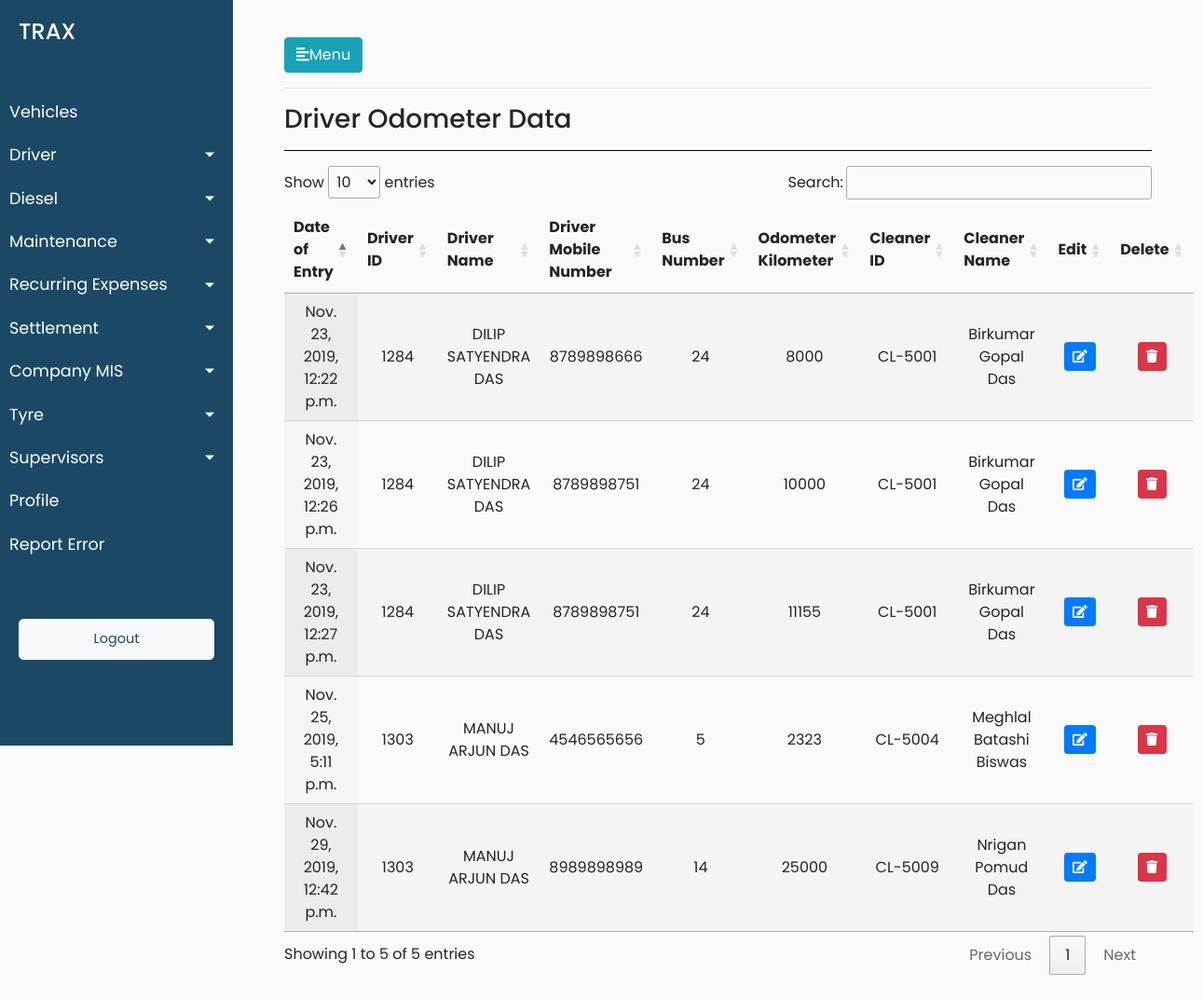
/driver/driver_odometer (signed in), run on the app's committed database.
### trax_vehicle_manager_data/models.py (models this page shows, shortened)
class Drivers_Odometer_Data(models.Model):
        drivers_odometer_data_date_of_entry = models.DateTimeField(default=timezone.now)
        drivers_odometer_data_driver_id = models.ForeignKey(Drivers, on_delete = models.CASCADE)
        drivers_odometer_data_mobile_number = models.CharField(max_length=12,blank=True)
        drivers_odometer_data_vehicle_number = models.ForeignKey(Vehicles, on_delete = models.CASCADE,blank=True, null=True)
        drivers_odometer_data_odometer_kilometer = models.CharField(max_length=12,blank=True)
        drivers_odometer_data_cleaner_id = models.ForeignKey(Cleaners, on_delete = models.CASCADE,blank=True, null=True)
        class Meta:
                verbose_name_plural = "Drivers Odometer List"
                verbose_name = "Driver's Odometer"

class Drivers(models.Model):
        driver_reference_no = models.IntegerField()
        driver_driver_name = models.CharField(max_length=264,default="")
        driver_vehicle_short_number = models.CharField(max_length=12,blank=True)
        driver_vehicle_number = models.CharField(max_length=12,blank=True)
        driver_vehicle_type = models.CharField(max_length=264,blank=True)
        vehicle_type_of_module = models.CharField(max_length=264,blank=True)
        driver_joining_date = models.DateTimeField(default=timezone.now)
        driver_license_number = models.CharField(max_length=264,blank=True)
        driver_aadhar_number = models.CharField(max_length=264,blank=True,default="")
        driver_contact_number = models.CharField(max_length=264,blank=True,default="")
        driver_pan_number = models.CharField(max_length=264,blank=True,default="")
        driver_address_proof = models.CharField(max_length=264,blank=True,default="")
        driver_photoid_proof = models.CharField(max_length=264,blank=True,default="")
        driver_driver_bank_name = models.CharField(max_length=264,default="")
        driver_bank_name = models.CharField(max_length=264,blank=True,default="")
        driver_bank_account_number = models.CharField(max_length=264,blank=True)
        driver_ban_ifsc_code = models.CharField(max_length=264,blank=True,default="")
        driver_bank_branch = models.CharField(max_length=264,blank=True,default="")
        driver_alternate_contact_number=models.CharField(max_length=264,blank=True,default="")
        driver_license_residence_address=models.CharField(max_length=264,blank=True,default="")
        driver_aadhar_card_residence_address=models.CharField(max_length=264,blank=True,default="")
        driver_years_of_experience = models.CharField(max_length=264,blank=True,default="")
        driver_last_employer_name = models.CharField(max_length=264,blank=True,default="")
        driver_years_with_kruze_or_aaron = models.CharField(max_length=264,blank=True,default="")
        def __str__(self):
                return str(self.driver_reference_no)

class Vehicles(models.Model):
        vehicle_ownership_choices = (('ATPL','ATPL'),('AT','AT'),('CT','CT'))
        vehicle_ownership_name = models.CharField(choices=vehicle_ownership_choices,max_length=900,default="AT")
        vehicle_id = models.CharField(max_length=900,blank=True)
        vehicle_number = models.CharField(max_length=900,blank=True)
        vehicle_card_number = models.CharField(max_length=900,blank=True)
        vehicle_seating_capacity = models.CharField(max_length=900,blank=True)
        minimum_average = models.CharField(max_length=900,blank=True)
        incremental_average = models.CharField(max_length=900,blank=True)
        vehicle_current_status = models.CharField(max_length=900,blank=True)
        vehicle_buying_date = models.DateTimeField(blank=True)
        vehicle_type = models.CharField(max_length=900,blank=True)
        vehicle_ownership = models.CharField(max_length=900,blank=True)
        vehicle_ownership_details = models.CharField(max_length=900,blank=True)
        vehicle_manufacturer = models.CharField(max_length=900,blank=True)
        vehicle_registered_number = models.CharField(max_length=900,blank=True)
        driver_id = models.ForeignKey(Drivers, on_delete = models.CASCADE)
        cleaner_id = models.ForeignKey(Cleaners, on_delete = models.CASCADE)
        def __str__(self):
            return str(self.pk)
        class Meta:
                verbose_name_plural = "Vehicles Master List"
                verbose_name = "Vehicle"

class Cleaners(models.Model):
    cleaner_Id = models.CharField(max_length=900,blank=True)
    cleaner_Name = models.CharField(max_length=900,blank=True)
    cleaner_Age = models.CharField(max_length=900,blank=True)
    cleaner_License_Number = models.CharField(max_length=900,blank=True)
    cleaner_Address = models.CharField(max_length=900,blank=True)
    cleaner_Contact_Number = models.CharField(max_length=900,blank=True)
    cleaner_Salary = models.CharField(max_length=900,blank=True)
    cleaner_joining_date = models.DateTimeField(blank=True)
    cleaner_aadhar_number = models.CharField(max_length=900,blank=True)
    cleaner_pan_number = models.CharField(max_length=900,blank=True)
    cleaner_alternate_contact_number = models.CharField(max_length=900,blank=True)
    cleaner_address_proof = models.CharField(max_length=900,blank=True)
    cleaner_photo_id_proof = models.CharField(max_length=900,blank=True)
    class Meta:
        verbose_name_plural = "Cleaners Master List"
        verbose_name = "Cleaner"

### trax_vehicle_manager_data/views.py (the view)
# urls.py: path('driver/driver_odometer',views.driver_odometer,name='driver_odometer'),
@login_required(login_url='/login')
def driver_odometer(request):
    driver_odometer_objects = Drivers_Odometer_Data.objects.all()
    data = {'driver_odometer_list': driver_odometer_objects}
    return render(request,'trax_vehicle_manager_data/driver_odometer.html',data)

### trax_vehicle_manager_data/templates/trax_vehicle_manager_data/driver_odometer.html (shortened to what this page needs)
{% extends 'trax_vehicle_manager_data/base.html' %}
{% load static %}
{% block stylesheets %}
<link rel="stylesheet" href="//cdn.datatables.net/1.10.19/css/jquery.dataTables.min.css">
{% endblock stylesheets %}
{% block content %}
<hr>
<h3>Driver Odometer Data</h3>
<hr style="background-color: black">
<div>
    <table id="test_table" class="display" style="width:100%;text-align: center">
        <thead>
            <tr>
                <th>Date of Entry</th>
                <th>Driver ID</th>
                <th>Driver Name</th>
                <th>Driver Mobile Number</th>
                <th>Bus Number</th>
                <th>Odometer Kilometer</th>
                <th>Cleaner ID</th>
                <th>Cleaner Name</th>
                <th>Edit</th>
                <th>Delete</th>
            </tr>
        </thead>
        <tbody>
            {% for odometer in driver_odometer_list %}
            <tr>
                <td>{{odometer.drivers_odometer_data_date_of_entry}}</td>
                <td>{{odometer.drivers_odometer_data_driver_id}}</td>
                <td>{{odometer.drivers_odometer_data_driver_id.driver_driver_name}}</td>
                <td>{{odometer.drivers_odometer_data_mobile_number}}</td>
                <td>{{odometer.drivers_odometer_data_vehicle_number}}</td>
                <td>{{odometer.drivers_odometer_data_odometer_kilometer}}</td>
                <td>{{odometer.drivers_odometer_data_cleaner_id.cleaner_Id}}</td>
                <td>{{odometer.drivers_odometer_data_cleaner_id.cleaner_Name}}</td>
                <td>
					<button type="button" class="update-data-entered btn btn-sm btn-primary" data-id="{% url 'trax_vehicle_manager_data:update_driver_odometer_data' pk=odometer.pk  %}">
					<span class="fa fa-edit"></span>
					</button>
				</td>
				<td>
					<button type="button" class="delete-data-entered btn btn-sm btn-danger" data-id="{% url 'trax_vehicle_manager_data:delete_driver_odometer_data' pk=odometer.pk  %}">
					<span class="fa fa-trash"></span>
					</button>
				</td>
            </tr>
            {% endfor %}
        </tbody>
    </table>
</div>
{% endblock %}

### trax_vehicle_manager_data/static/trax_vehicle_manager_data/style.css (style rules this page uses)
body { font-family: 'Poppins', sans-serif; background: #fafafa; }
#test_table { text-align: center; }

### data on the page
Drivers_Odometer_Data: drivers_odometer_data_date_of_entry "Nov. 23, 2019, 12:22 p.m.", drivers_odometer_data_driver_id "1284", drivers_odometer_data_driver_id.driver_driver_name "DILIP SATYENDRA DAS", drivers_odometer_data_mobile_number "8789898666", drivers_odometer_data_vehicle_number "24", drivers_odometer_data_odometer_kilometer "8000", drivers_odometer_data_cleaner_id.cleaner_Id "CL-5001", drivers_odometer_data_cleaner_id.cleaner_Name "Birkumar Gopal Das"
Drivers_Odometer_Data: drivers_odometer_data_date_of_entry "Nov. 23, 2019, 12:26 p.m.", drivers_odometer_data_driver_id "1284", drivers_odometer_data_driver_id.driver_driver_name "DILIP SATYENDRA DAS", drivers_odometer_data_mobile_number "8789898751", drivers_odometer_data_vehicle_number "24", drivers_odometer_data_odometer_kilometer "10000", drivers_odometer_data_cleaner_id.cleaner_Id "CL-5001", drivers_odometer_data_cleaner_id.cleaner_Name "Birkumar Gopal Das"
Drivers_Odometer_Data: drivers_odometer_data_date_of_entry "Nov. 23, 2019, 12:27 p.m.", drivers_odometer_data_driver_id "1284", drivers_odometer_data_driver_id.driver_driver_name "DILIP SATYENDRA DAS", drivers_odometer_data_mobile_number "8789898751", drivers_odometer_data_vehicle_number "24", drivers_odometer_data_odometer_kilometer "11155", drivers_odometer_data_cleaner_id.cleaner_Id "CL-5001", drivers_odometer_data_cleaner_id.cleaner_Name "Birkumar Gopal Das"
Drivers_Odometer_Data: drivers_odometer_data_date_of_entry "Nov. 25, 2019, 5:11 p.m.", drivers_odometer_data_driver_id "1303", drivers_odometer_data_driver_id.driver_driver_name "MANUJ ARJUN DAS", drivers_odometer_data_mobile_number "4546565656", drivers_odometer_data_vehicle_number "5", drivers_odometer_data_odometer_kilometer "2323", drivers_odometer_data_cleaner_id.cleaner_Id "CL-5004", drivers_odometer_data_cleaner_id.cleaner_Name "Meghlal Batashi Biswas"
Drivers_Odometer_Data: drivers_odometer_data_date_of_entry "Nov. 29, 2019, 12:42 p.m.", drivers_odometer_data_driver_id "1303", drivers_odometer_data_driver_id.driver_driver_name "MANUJ ARJUN DAS", drivers_odometer_data_mobile_number "8989898989", drivers_odometer_data_vehicle_number "14", drivers_odometer_data_odometer_kilometer "25000", drivers_odometer_data_cleaner_id.cleaner_Id "CL-5009", drivers_odometer_data_cleaner_id.cleaner_Name "Nrigan Pomud Das"
